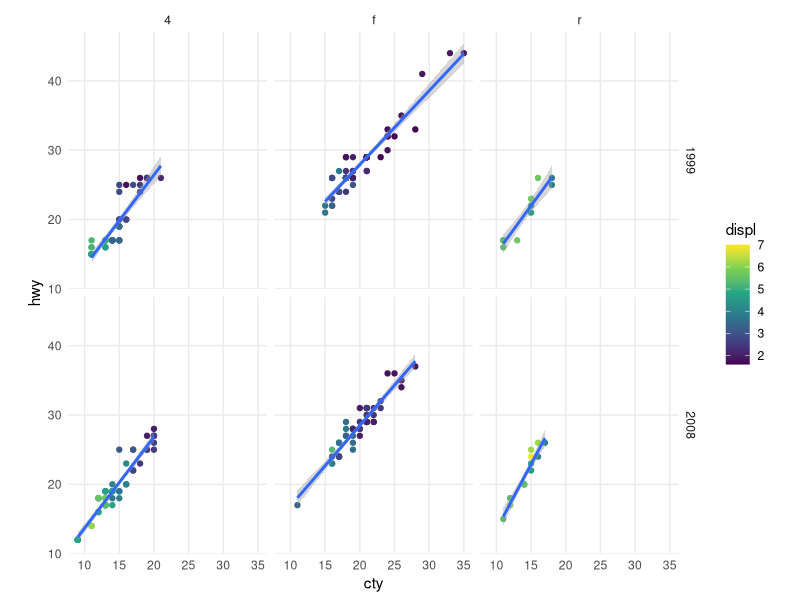
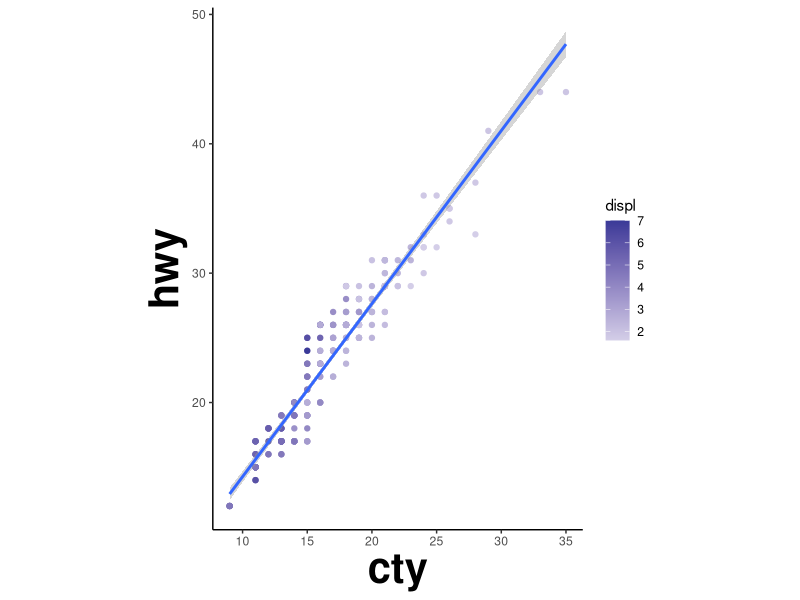
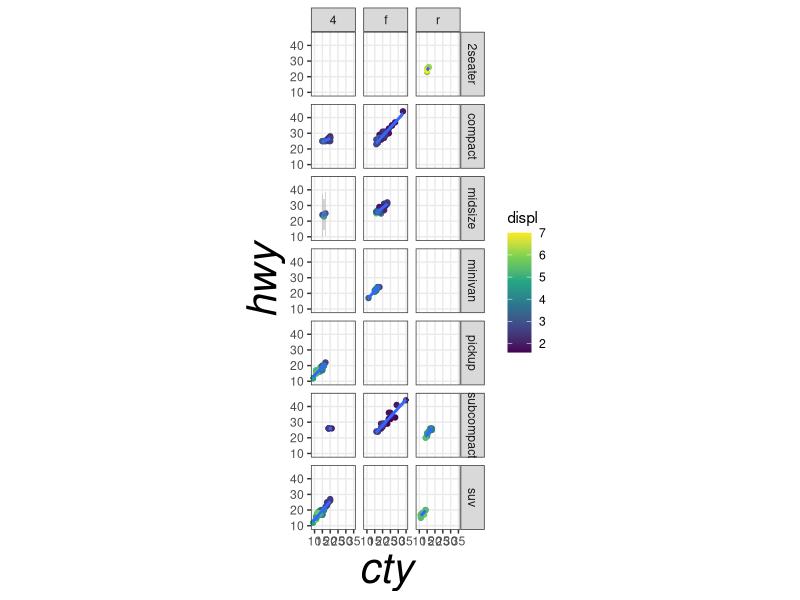
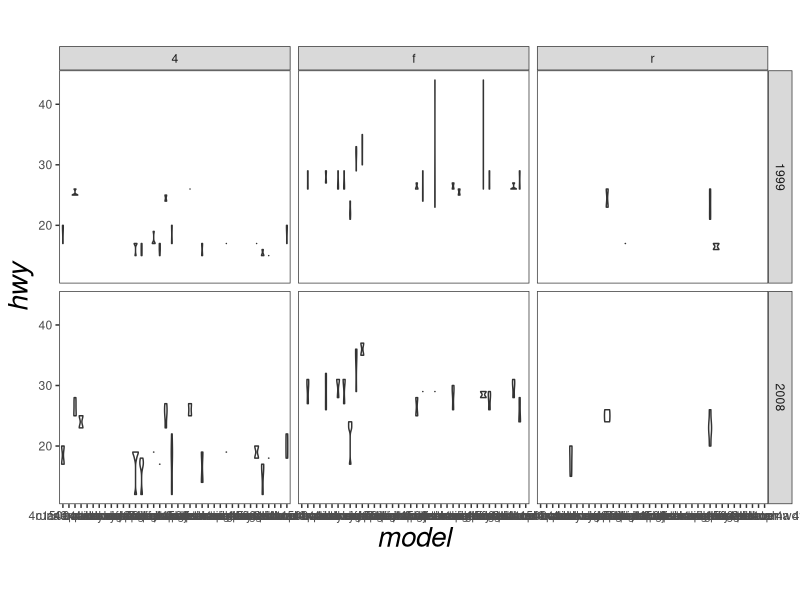
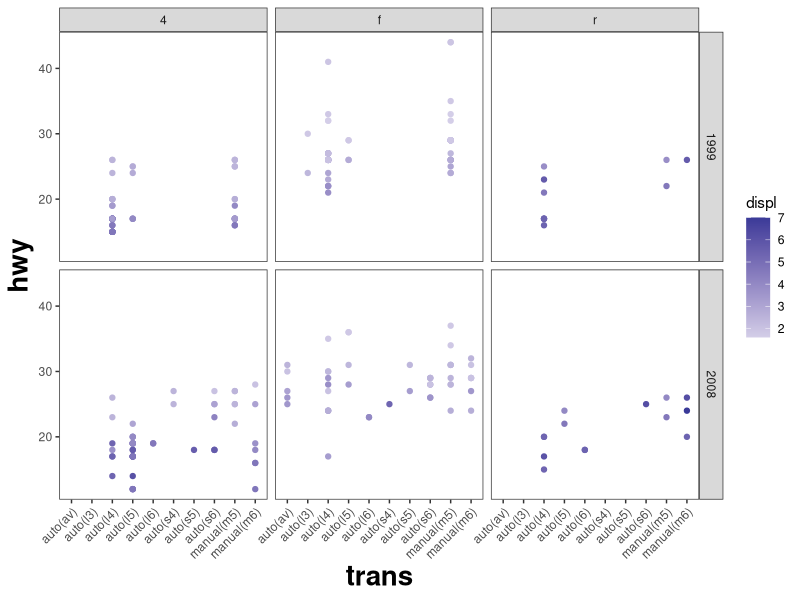
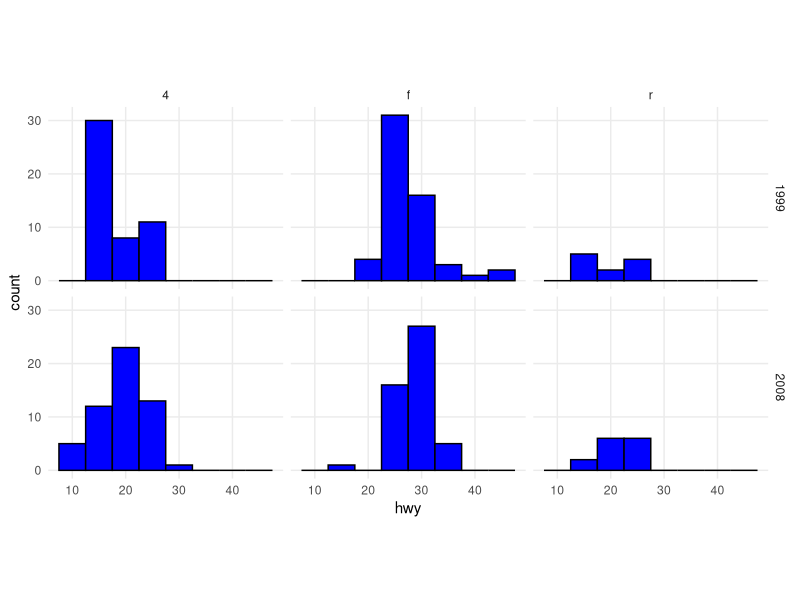

The R script that drew these images, in order: (Note: this script raises an error after producing the figures.)
library(ggplot2)

data("mpg")
head(mpg)

#Customization and Visualization
#Layer all the pieces to build customized plot

#geom_point - scatter plot, geom_smooth- adds a regression line, 
#method = "lm" → linear regression model, viridis color palette for continuous data,
#facet_grid()- small panels (subplots), coord_fixed()- equal x and y units, theme()- tweak plot appearance
ggplot(mpg, aes(cty, hwy)) +
  geom_point(mapping = aes(colour = displ)) +
  geom_smooth(formula = y ~ x, method = "lm") +
  scale_colour_viridis_c() +
  facet_grid(year ~ drv) +
  coord_fixed() +
  theme_minimal() +
  theme(panel.grid.minor = element_blank())

#changed scale color/ removed facet_grid/ changed theme, made addition
ggplot(mpg, aes(cty, hwy)) +
  geom_point(mapping = aes(colour = displ)) +
  geom_smooth(formula = y ~ x, method = "lm") +
  scale_colour_gradient2() +
  coord_fixed() +
  theme_classic() +
  theme(panel.grid.minor = element_blank(),
        panel.grid.major = element_blank(),
        axis.title = element_text(size = 30, face = "bold"))

#changed scale color/theme/ the face of axis title/ changed panel grid
ggplot(mpg, aes(cty, hwy)) +
  geom_point(mapping = aes(colour = displ)) +
  geom_smooth(formula = y ~ x, method = "lm") +
  scale_colour_viridis_c() +
  facet_grid(class ~ drv) +
  coord_fixed() +
  theme_bw() +
  theme(panel.grid.minor = element_blank(),
        panel.grid.major = element_line(),
        axis.title = element_text(size = 30, face = "italic"))


#changing the x-axis variable
ggplot(mpg, aes(model, hwy))+
  geom_violin(mapping = aes(color = displ)) +
  scale_colour_gradient2() +
  facet_grid(year ~ drv) +
  coord_fixed() +
  theme_bw() +
  theme(
    panel.grid.minor = element_blank(),
    panel.grid.major = element_blank(),
    axis.title = element_text(size = 20, face = "italic")
  )


#another type of plot/adjust the angle
ggplot(mpg, aes(trans, hwy))+
  geom_point(mapping = aes(colour = displ)) +
  scale_colour_gradient2() +
  facet_grid(year ~ drv) +
  theme_bw() +
  theme(
    panel.grid.minor = element_blank(),
    panel.grid.major = element_blank(),
    axis.title = element_text(size = 20, face = "bold"),
    axis.text.x = element_text(angle =45, hjust = 1)
  )
#Activity from the slide
#histogram
ggplot(mpg, aes(x = hwy)) +
  geom_histogram(binwidth = 5, fill = "blue", color = "black") +
  scale_colour_viridis_c() +
  facet_grid(year ~ drv) +
  coord_fixed() +
  theme_minimal() +
  theme(panel.grid.minor = element_blank())

#line
ggplot(economics, aes(date, unemploy))+
  geom_line(unemploy)+
  scale_colour_viridis_c() +
  facet_grid(year ~ drv) +
  coord_fixed() +
  theme_minimal() +
  theme(panel.grid.minor = element_blank())

#boxplot/ but not suitable for both numeric variable
ggplot(mpg, aes(class, hwy))+
  geom_boxplot(mapping = aes(colour = displ)) +
  scale_colour_continuous() +
  facet_grid(year ~ drv) +
  coord_fixed() +
  theme_bw() +
  theme(
    panel.grid.minor = element_blank(),
    panel.grid.major = element_blank(),
    axis.title = element_text(size = 20, face = "bold")
  )

#bar
ggplot(mpg, aes(x = manufacturer, fill = drv)) +
  geom_bar(position =  "stack", fill = "blue", color = "black") +
  scale_colour_viridis_c() +
  theme_minimal() +
  theme(panel.grid.minor = element_blank())

#bar2
ggplot(mpg, aes(x = manufacturer, fill = class)) +
  geom_bar(width = 1, fill = "blue", color = "black") +
  coord_polar(theta ="y") +
  theme_minimal() +
  theme(panel.grid.minor = element_blank(),
              panel.grid.major = element_blank())


#Practice with different data
data()
data(ToothGrowth)
head(ToothGrowth)

head(airquality )

ggplot(airquality, aes(Wind, Temp)) +
  geom_point(mapping = aes(colour = Ozone)) +
  geom_smooth(formula = y ~ x, method = "lm") +
  scale_colour_continuous() +
  facet_grid(Month~.) +
  coord_fixed() +
  theme_bw() +
  theme(
    panel.grid.minor = element_blank(),
    panel.grid.major = element_blank(),
    axis.title = element_text(size = 20),
    axis.text.x = element_text(angle =45, hjust = 1))

#Did some alterations
ggplot(airquality, aes(Month,Temp)) +
  geom_violin(aes(color = factor(Month)), trim = FALSE) +
  scale_colour_discrete() +
  theme_classic() +
  theme( 
    panel.grid.minor = element_blank(),
         panel.grid.major = element_blank(),
    axis.title = element_text(size = 14, face = "bold"),
axis.text.x = element_text(angle = 45, hjust = 1))
    
  
 